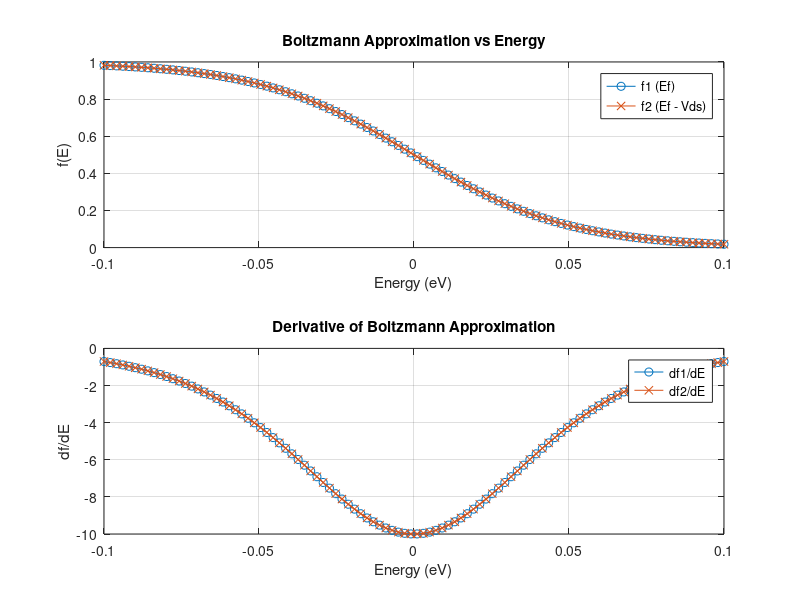
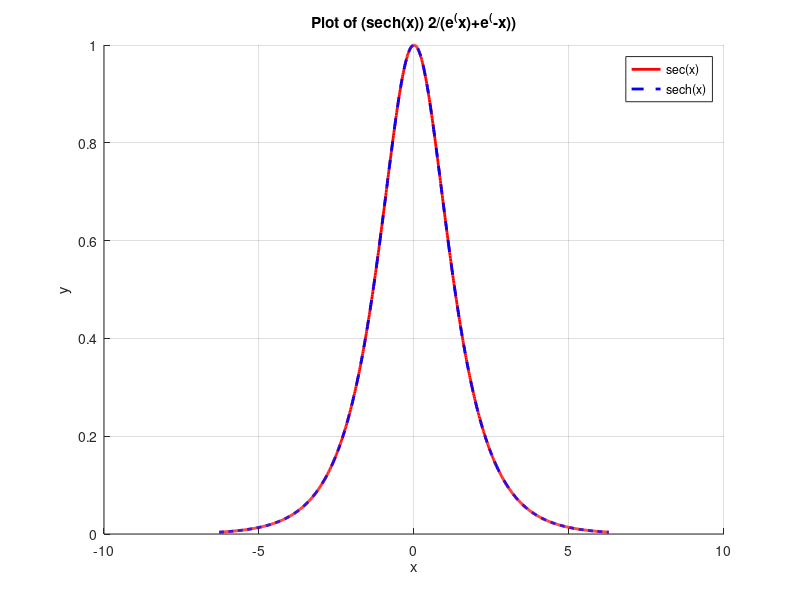

Here is the MATLAB script that generated these plots, in order:
clc;
close all;
clear all;

% Constants
Ef = 0;               % Fermi energy (eV)
Vds = 0.05;           % Voltage (V)
kT = 0.025;          % Thermal energy at room temperature (0.0259 eV at 300 K)

% Energy range
mu1 = Ef+Vds/2;
mu2 = Ef - Vds/2;
E = linspace(Ef-4*kT, Ef+4*kT, 100);  % Energy from mu2 to mu1
dE = E(3) - E(2);            % Energy step
delphi = 1;
Ite = 0;

% Fermi-Dirac distribution (Boltzmann approximation)
f1 = 1 ./ (1 + exp((E) / kT));
f2 = 1 ./ (1 + exp((E) / kT));

% Derivatives of f1 and f2
df1 = -f1 .* (1 - f1) / kT;
df2 = -f2 .* (1 - f2) / kT;

F_T = -(1/(4*kT)).*(sech((E-Ef)./(2*kT))).^2;

% Plotting
figure;
subplot(2,1,1);
plot(E, f1, '-o', 'DisplayName', 'f1 (Ef)');
hold on;
plot(E, f2, '-x', 'DisplayName', 'f2 (Ef - Vds)');
xlabel('Energy (eV)');
ylabel('f(E)');
title('Boltzmann Approximation vs Energy');
legend;
grid on;
hold off;

% Plotting the derivatives
subplot(2,1,2);
plot(E, F_T, '-o', 'DisplayName', 'df1/dE');
hold on;
plot(E, F_T, '-x', 'DisplayName', 'df2/dE');
xlabel('Energy (eV)');
ylabel('df/dE');
title('Derivative of Boltzmann Approximation');
legend;
grid on;
hold off;








% Define the range for x
x = linspace(-2*pi, 2*pi, 1000);

% Compute y = sec(x)
y_sec = sech(x);

% Compute y = sech(x)
y_sech = 2./(exp(x)+exp(-x));

% Plot sec(x) and sech(x)
figure;
hold on;

% Plot sec(x)
plot(x, y_sec, 'r', 'LineWidth', 2, 'DisplayName', 'sec(x)');

% Plot sech(x)
plot(x, y_sech, '--b', 'LineWidth', 2, 'DisplayName', 'sech(x)');

% Labeling the graph
title('Plot of (sech(x)) 2/(e^(x)+e^(-x))');
xlabel('x');
ylabel('y');
legend;
grid on;
hold off;
